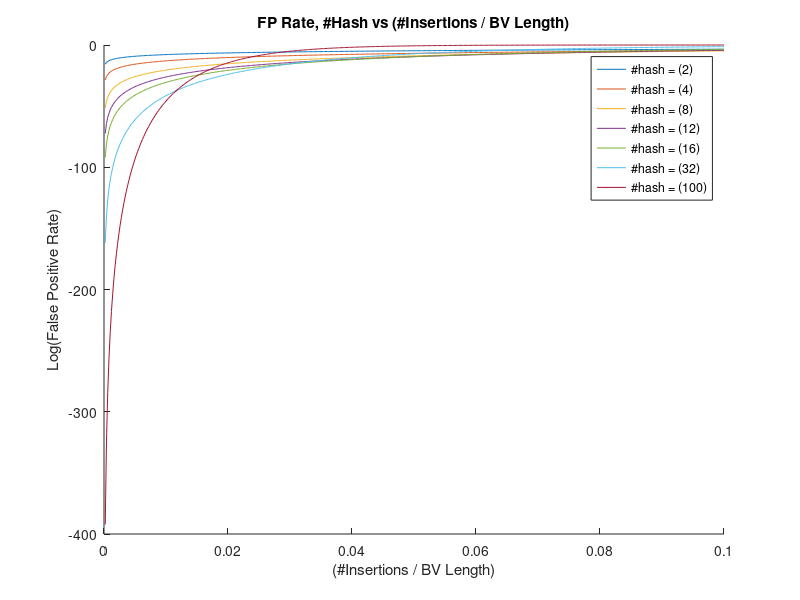
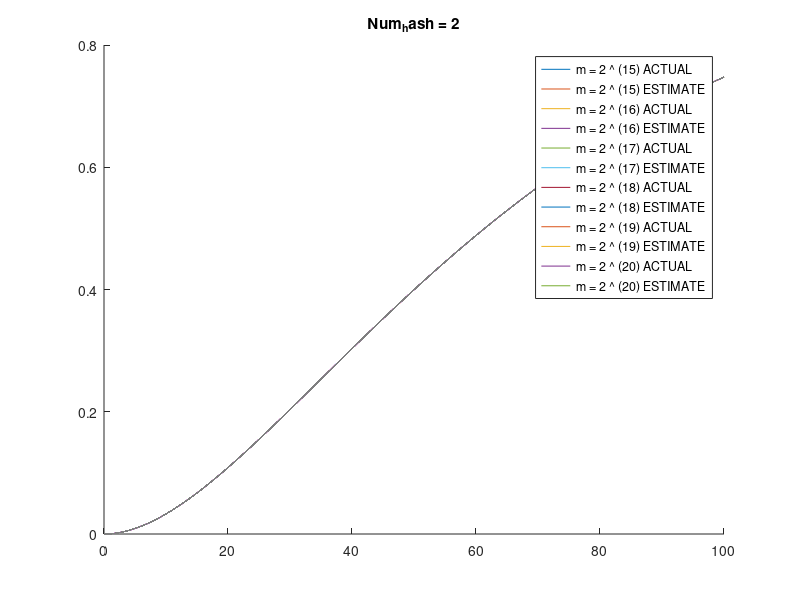
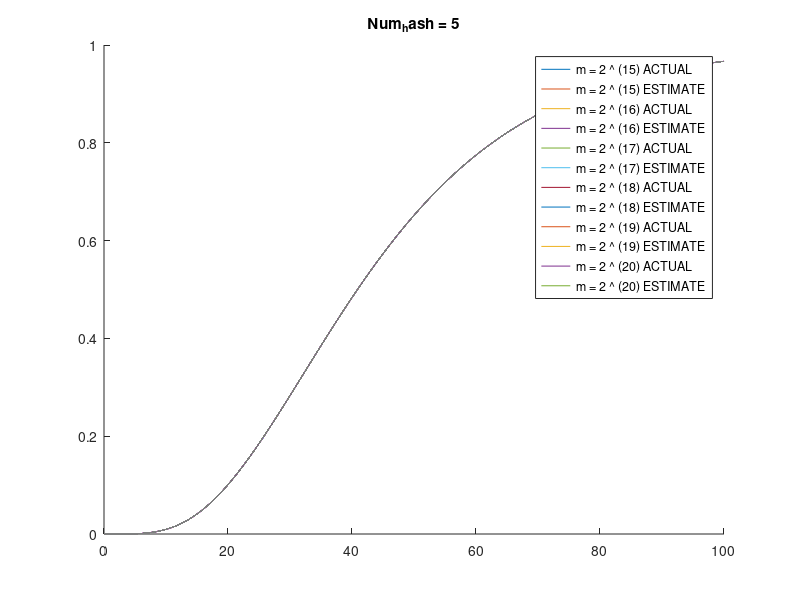
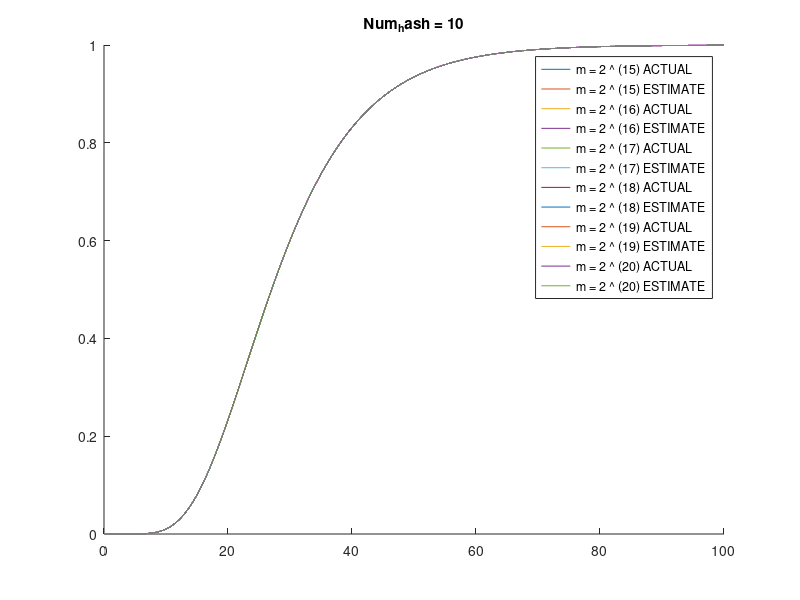

The MATLAB script that drew these images, in order:
% https://en.wikipedia.org/wiki/Bloom_filter#Probability_of_false_positives

%%

%%%%%%%%%%%%%%%%%%%%%%
%%% THIS SECTION Shows the FP rate, sweeping over several NUM_HASH options.
%%% Here, it seems that #hash should PROBABLY be between 4 and 32.
%%% For smaller #hash, the FP rate is never close to zero.
%%% For larger #hash, the FP rate stays close to zero until some critical
%%% point when it shoots up very very quickly.

clf
num_hash_arr = [2, 4, 8, 12, 16, 32, 100];
n_over_m_arr = 0 : 1/5000 : 0.1 ;

plothandles = [];

for k = num_hash_arr
    hold on;
    FP_rate_exp_estimate = (1 - exp(-k.*n_over_m_arr)).^k;
    log_FP_rate = log(FP_rate_exp_estimate);

    legend_entry = sprintf("#hash = (%d)", k);

    plothandles(end+1) = plot(n_over_m_arr, log_FP_rate, "DisplayName", legend_entry);
    %plothandles(end+1) = plot(n_over_m_arr, FP_rate_exp_estimate, "DisplayName", legend_entry);

end

legend(plothandles);
title("FP Rate, #Hash vs (#Insertions / BV Length)")
xlabel("(#Insertions / BV Length)")
ylabel("Log(False Positive Rate)")

%%


%%%%%%%%%%%%%%%%%%%%%%
%%% THIS SECTION Shows how it behaves absolutely. You can plot the
%%% exponential estimate vs the ACTUAL behaviour and verify they are very very close.
%%% 
%%% You can also vary m and n separately, and show that the FP rate
%%% basically only depends on (n/m). (If you zoom in A LOT you see they
%%% don't overlap... but whatever).

%clf

num_hash_arr = [2, 5, 10, 20];
BV_Len_arr = 2.^(15:20);

for k = num_hash_arr
    
    f = figure;
    plothandles = [];
    hold on;
    
    for m = BV_Len_arr
        
        lgm = log2(m);
        n = [1:m]; % Number of insertions
        
        tmpval = (1 - 1./m);
        FP_rate_actual = (1 - tmpval.^(k*n)).^k;
        FP_rate_exp_estimate = (1 - exp(-k*n./m)).^k;
                
        legend_entry = sprintf("m = 2 \\^ (%d)", lgm);
        x_axis = linspace(0, 100, m);
        plothandles(end+1) = plot(x_axis, FP_rate_actual, ...
                                    "DisplayName", sprintf("m = 2 \\^ (%d) ACTUAL", lgm));
        plothandles(end+1) = plot(x_axis, FP_rate_exp_estimate, ...
                                    "DisplayName", sprintf("m = 2 \\^ (%d) ESTIMATE", lgm));
        
    end
    legend(plothandles);
    title(sprintf("Num_hash = %d", k));
end


